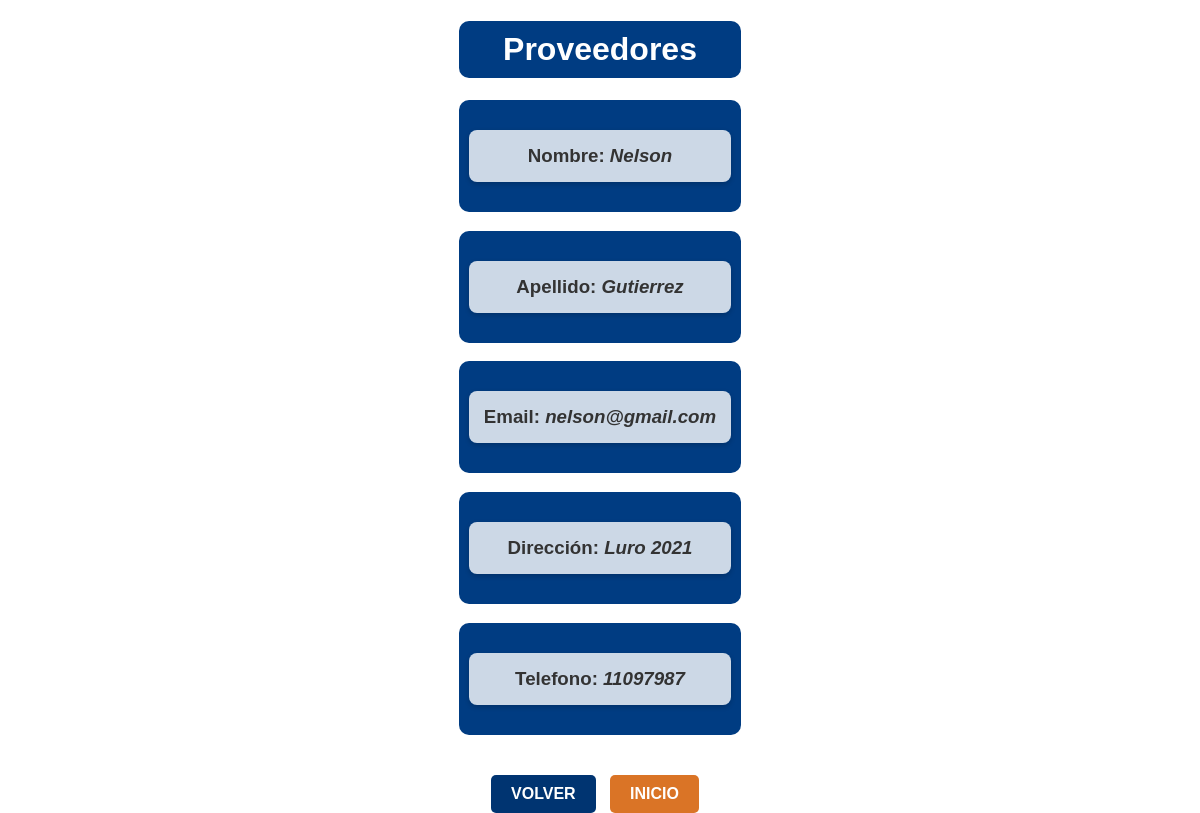
The app's page /app/curso/2/ with its own data.
### app/models.py (models this page shows, shortened)
class Proveedores(models.Model):
    nombre = models.CharField(max_length=30)
    apellido = models.CharField(max_length=30)
    direccion = models.CharField(max_length=50)
    email = models.EmailField()
    telefono = models.CharField(max_length=30)
    created_at = models.DateTimeField(auto_now_add=True)

### app/views.py (the view)
# urls.py: path('curso/<int:pk>/', views.CursoDetalle.as_view(), name='Detail'),
class CursoDetalle(DetailView):
    model = Proveedores
    template_name = "appt/curso_detalle.html"

### carro/context_processor.py (called while the page is built)
def importe_total_carro(request):
    total = 0
    if "carro" in request.session:
        for key, value in request.session["carro"].items():
            total=total+float(value["precio"])
    return {"importe_total_carro": total}

### app/templates/appt/curso_detalle.html (shortened to what this page needs)
{% load static %}
<!DOCTYPE html>
<html lang="en">
<head>
</head>
<body>
    <div>
        <h1>Proveedores</h1>
        <h3><p>Nombre: <i>{{ object.nombre  }}</i></p></h3>
        <h3><p>Apellido: <i>{{ object.apellido  }}</i></p></h3>
        <h3><p>Email: <i>{{ object.email  }}</i></p></h3>
        <h3><p>Dirección: <i>{{ object.direccion  }}</i></p></h3>
        <h3><p>Telefono: <i>{{ object.telefono  }}</i></p></h3>
        <div class="button-container">
            <a href="{% url 'List' %}" class="btn-back">Volver</a>
            <a href="{% url 'padre' %}" class="btn-home">Inicio</a>
        </div>
    </div>
</body>
</html>

### records on screen
Proveedores: nombre "Nelson", apellido "Gutierrez", email "nelson@gmail.com", direccion "Luro 2021", telefono "11097987"
